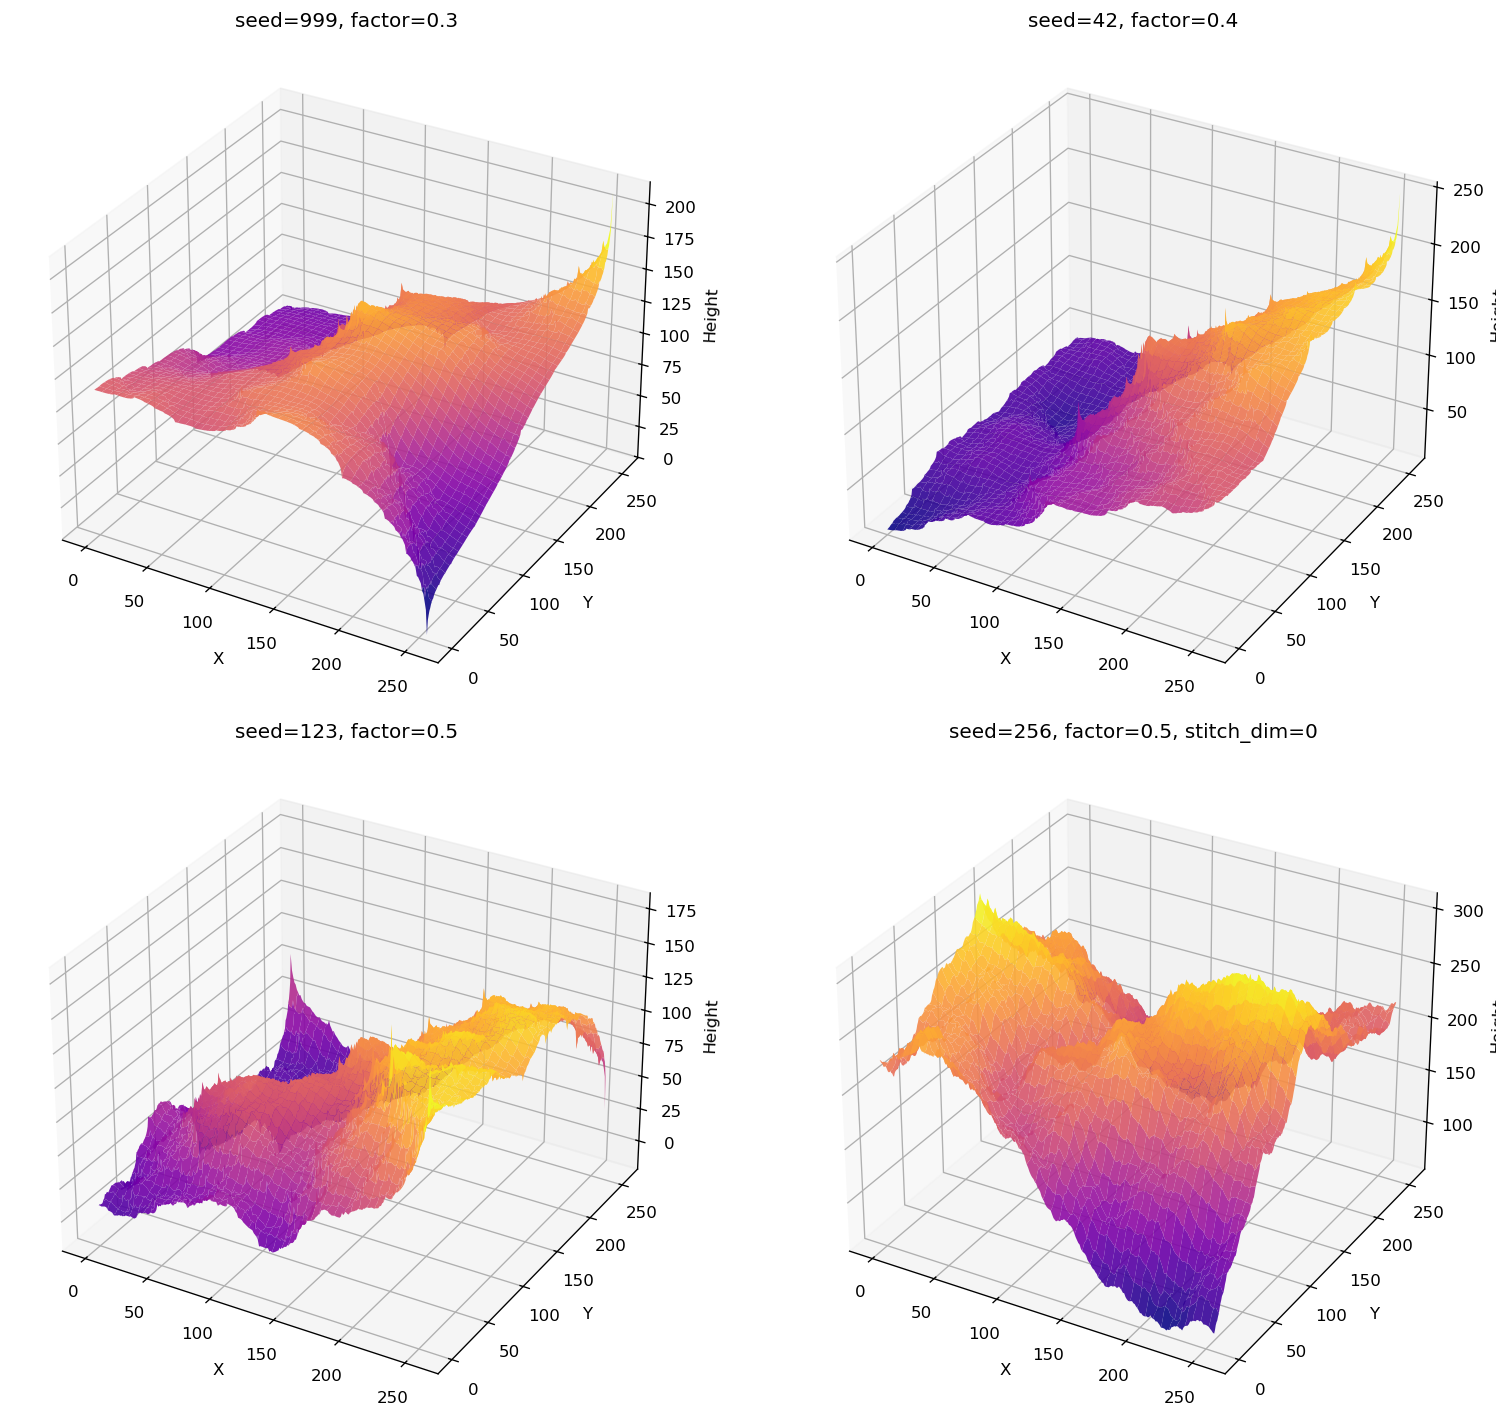

Source code (Python):
from matplotlib import cm
import matplotlib.pyplot as plt
import numpy as np

from generalized_o3_pro import create_space, diamond_square_nd

size = 257
minval = 0
maxval = 255

# Generate multiple 2D landscapes with different seeds and parameters
configs = [
	{'seed': 999, 'factor': 0.3, 'stitch_dim': 1, 'title': 'seed=999, factor=0.3'},
	{'seed': 42, 'factor': 0.4, 'stitch_dim': 1, 'title': 'seed=42, factor=0.4'},
	{'seed': 123, 'factor': 0.5, 'stitch_dim': 1, 'title': 'seed=123, factor=0.5'},
	{'seed': 256, 'factor': 0.5, 'stitch_dim': 0, 'title': 'seed=256, factor=0.5, stitch_dim=0'},
]

fig, axes = plt.subplots(2, 2, figsize=(14, 12), subplot_kw={'projection': '3d'})
axes = axes.flatten()

for idx, config in enumerate(configs):
	ax = axes[idx]
	space = create_space(2, size, minval, maxval)
	diamond_square_nd(space, stitch_dim=config['stitch_dim'],
	                  factor=config['factor'],
	                  noise_lo=-maxval/2, noise_hi=maxval/2,
	                  seed=config['seed'])

	x = np.arange(0, size, 1)
	y = np.arange(0, size, 1)
	X, Y = np.meshgrid(x, y)

	surf = ax.plot_surface(X, Y, space, cmap='plasma',
	                       linewidth=0, antialiased=True, alpha=0.9)
	ax.set_title(config['title'])
	ax.set_xlabel('X')
	ax.set_ylabel('Y')
	ax.set_zlabel('Height')
	ax.view_init(elev=30, azim=-60)

plt.tight_layout()
plt.savefig("twodim_multi.png", dpi=120, bbox_inches='tight')
plt.close()
